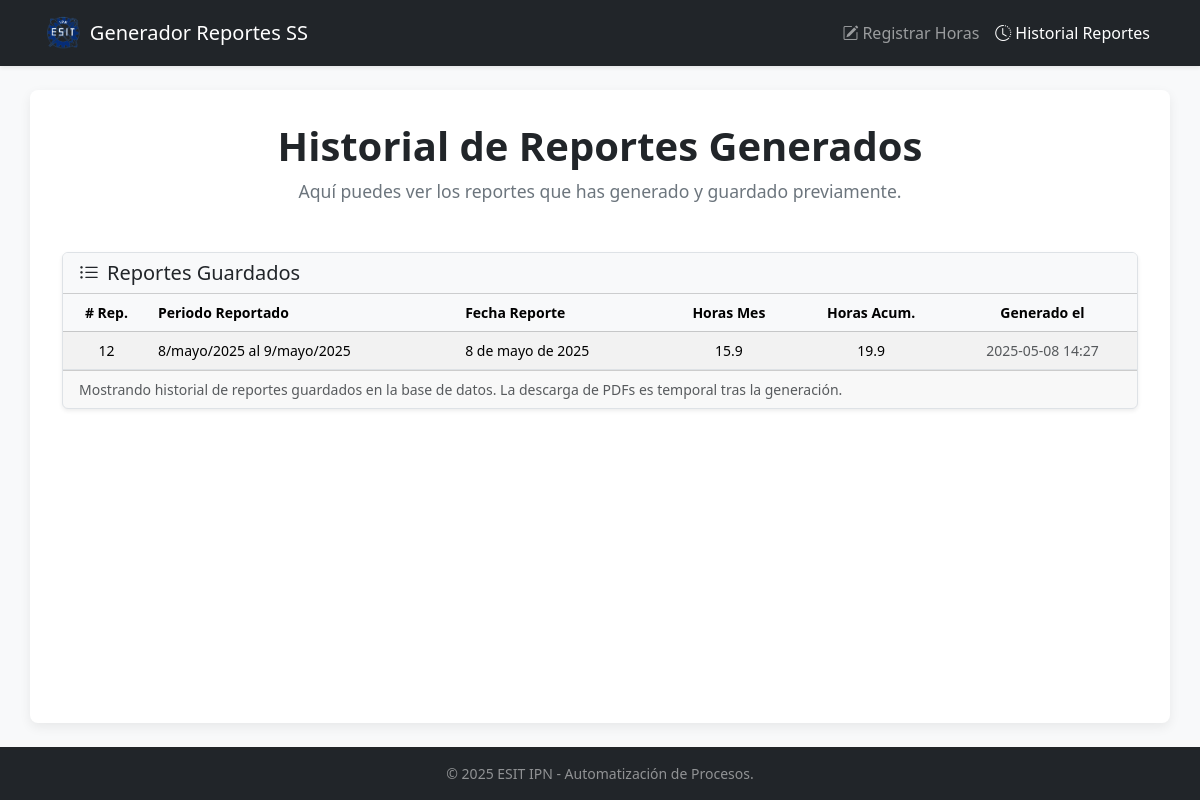
Before: /history with the older database file.
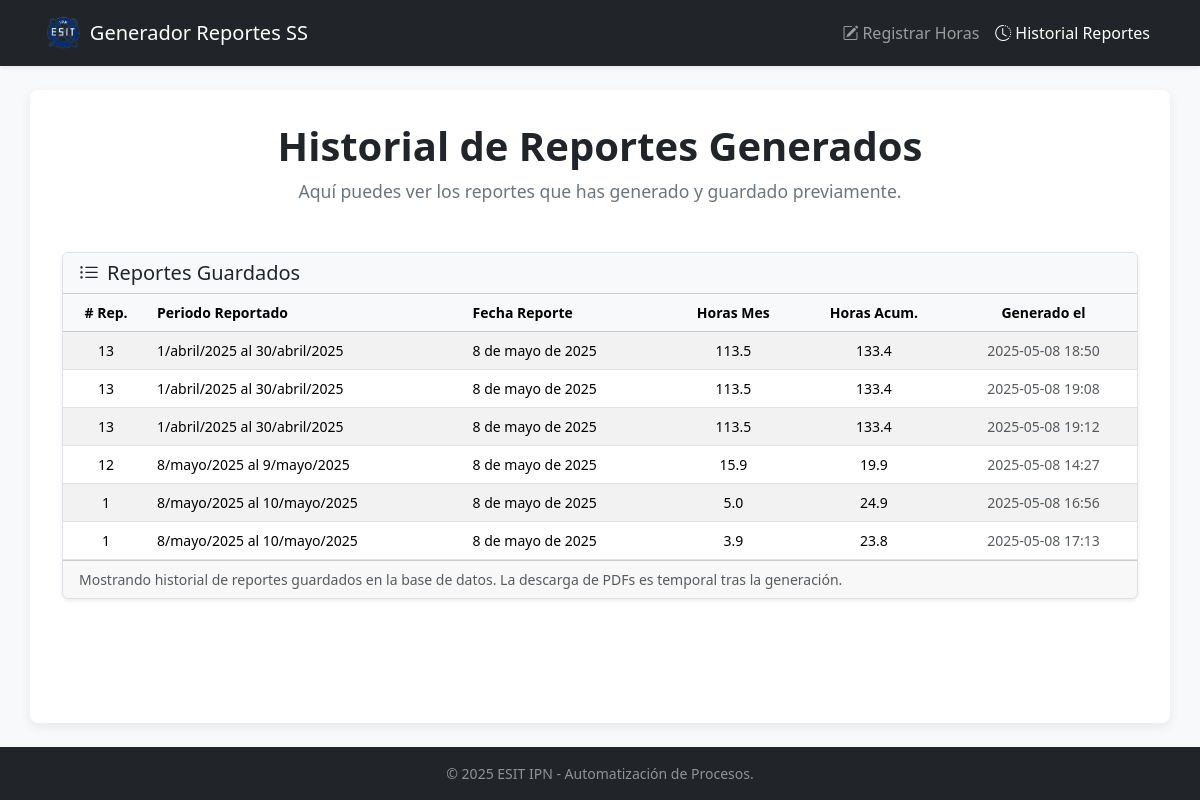
After: the same page with the newer database file.
### models.py (models this page shows, shortened)
class ReporteMetadata(db.Model):
    __tablename__ = 'reporte_metadata'
    id = db.Column(db.Integer, primary_key=True)
    prestador_boleta = db.Column(db.String(10), db.ForeignKey('prestador.boleta', ondelete='CASCADE'), nullable=False, index=True)
    report_num = db.Column(db.Integer, nullable=False)
    period_start = db.Column(db.Date, nullable=True)
    period_end = db.Column(db.Date, nullable=True)
    report_date = db.Column(db.Date, nullable=True)
    report_date_city = db.Column(db.String(100), nullable=True)
    prestatario_name = db.Column(db.String(200), nullable=True)
    authorizing_name = db.Column(db.String(150), nullable=True)
    authorizing_title = db.Column(db.String(150), nullable=True)
    activities_description = db.Column(db.Text, nullable=True)
    total_month_hours = db.Column(db.Float, nullable=True)
    accumulated_hours = db.Column(db.Float, nullable=True)
    generated_at = db.Column(db.DateTime, default=datetime.datetime.utcnow, index=True)

### app.py (the view)
@app.route('/history', methods=['GET'])
def report_history():
    prestador = Prestador.query.first()
    reports = []
    if prestador:
        reports = ReporteMetadata.query.filter_by(prestador_boleta=prestador.boleta)\
                                       .order_by(ReporteMetadata.report_num.desc())\
                                       .all()
        print(f"INFO (report_history): Encontrados {len(reports)} reportes para Boleta {prestador.boleta}")
    else:
         flash("No se encontró información del prestador para mostrar el historial. Genera tu primer reporte.", "warning")
    return render_template('report_history.html',
                           page_title="Historial de Reportes Generados",
                           reports=reports)

### app.py (called while the page is built)
@app.template_filter('format_date')
def format_date_filter(value):
    if not value: return ""
    try:
        if isinstance(value, str): date_obj = datetime.datetime.strptime(value, '%Y-%m-%d').date()
        elif isinstance(value, datetime.date): date_obj = value
        elif isinstance(value, datetime.datetime): date_obj = value.date()
        else: return value # Devolver original si no es tipo reconocible
        return babel_format_date(date_obj, format='long', locale='es')
    except Exception as e: # Capturar cualquier error de formato o tipo
        print(f"WARN (format_date_filter): Error formateando '{value}': {type(e).__name__} - {e}")
        return value # Devolver valor original si falla el formato

@app.template_filter('format_date_short')
def format_date_short_filter(value):
    if not value: return ""
    try:
        if isinstance(value, str): date_obj = datetime.datetime.strptime(value, '%Y-%m-%d').date()
        elif isinstance(value, datetime.date): date_obj = value
        elif isinstance(value, datetime.datetime): date_obj = value.date()
        else: return value
        month_name = babel_format_date(date_obj, format='MMMM', locale='es').lower()
        return f"{date_obj.day}/{month_name}/{date_obj.year}"
    except Exception as e: # Capturar cualquier error
        print(f"WARN (format_date_short_filter): Error formateando '{value}': {type(e).__name__} - {e}")
        return value

@app.context_processor
def inject_now():
    return {'now': datetime.datetime.now}

### templates/report_history.html
{% extends "base_layout.html" %}
{% block content %}
<header class="text-center mb-5">
    <h1 class="display-6 fw-bold">{{ page_title }}</h1>
    <p class="lead text-secondary">Aquí puedes ver los reportes que has generado y guardado previamente.</p>
</header>
<div class="card shadow-sm">
    <div class="card-header bg-light d-flex justify-content-between align-items-center">
        <h5 class="mb-0"><i class="bi bi-list-ul me-2"></i>Reportes Guardados</h5>
    </div>
    <div class="card-body p-0">
        {% if reports %}
            <div class="table-responsive">
                <table class="table table-striped table-hover mb-0 align-middle small">
                    <thead class="table-light">
                        <tr>
                            <th scope="col" class="text-center"># Rep.</th>
                            <th scope="col">Periodo Reportado</th>
                            <th scope="col">Fecha Reporte</th>
                            <th scope="col" class="text-center">Horas Mes</th>
                            <th scope="col" class="text-center">Horas Acum.</th>
                            <th scope="col" class="text-center">Generado el</th>
                        </tr>
                    </thead>
                    <tbody>
                        {% for report in reports %}
                        <tr>
                            <td class="text-center fw-medium">{{ report.report_num }}</td>
                            <td>{{ report.period_start | format_date_short }} al {{ report.period_end | format_date_short }}</td>
                            <td>{{ report.report_date | format_date }}</td>
                            <td class="text-center">{{ report.total_month_hours }}</td>
                            <td class="text-center">{{ report.accumulated_hours }}</td>
                            <td class="text-center text-body-secondary">
                                {{ report.generated_at.strftime('%Y-%m-%d %H:%M') if report.generated_at else 'N/D' }}
                            </td>
                        </tr>
                        {% endfor %}
                    </tbody>
                </table>
            </div>
        {% else %}
            <div class="alert alert-light mb-0 text-center border-0 py-4" role="alert">
                <i class="bi bi-info-circle fs-4 me-2 align-middle"></i>No has generado ningún reporte todavía. Ve a la <a href="{{ url_for('show_input_form') }}" class="alert-link">página de registro</a> para crear el primero.
            </div>
        {% endif %}
    </div>
     <div class="card-footer text-body-secondary small">
        Mostrando historial de reportes guardados en la base de datos. La descarga de PDFs es temporal tras la generación.
     </div>
</div>
{% endblock %}

### templates/base_layout.html (shortened to what this page needs)
<!doctype html>
<html lang="es">
<head>
    <link href="https://cdn.jsdelivr.net/npm/bootstrap@5.3.3/dist/css/bootstrap.min.css" rel="stylesheet">
    <link rel="stylesheet" href="https://cdn.jsdelivr.net/npm/bootstrap-icons@1.11.3/font/bootstrap-icons.min.css">
    <link rel="stylesheet" href="{{ url_for('static', filename='css/style.css') }}">
</head>
<body class="d-flex flex-column min-vh-100 bg-light">
    <nav class="navbar navbar-expand-lg navbar-dark bg-dark shadow-sm">
        <div class="container">
            <a class="navbar-brand d-flex align-items-center" href="{{ url_for('show_input_form') }}">
                <img src="{{ url_for('static', filename='images/logo_esit_blanco.png') }}" alt="Logo ESIT" height="40" class="d-inline-block align-text-top me-2">
                <span class="fw-light">Generador Reportes SS</span>
            </a>
            <div class="collapse navbar-collapse" id="navbarNav">
                <ul class="navbar-nav ms-auto mb-2 mb-lg-0">
                    <li class="nav-item">
                        <a class="nav-link {{ 'active' if request.endpoint == 'show_input_form' else '' }}"
                           aria-current="page"
                           href="{{ url_for('show_input_form') }}">
                           <i class="bi bi-pencil-square me-1"></i>Registrar Horas
                        </a>
                    </li>
                    <li class="nav-item">
                        <a class="nav-link {{ 'active' if request.endpoint == 'report_history' else '' }}"
                           href="{{ url_for('report_history') }}">
                           <i class="bi bi-clock-history me-1"></i>Historial Reportes
                        </a>
                    </li>
                </ul>
            </div>
        </div>
    </nav>
    <main class="container flex-grow-1 my-4">
        {% block content %}
        {% endblock %}
    </main>
    <footer class="bg-dark text-white-50 text-center py-3 mt-auto">
        <div class="container">
            <p class="mb-0 small">&copy; {{ now().year }} ESIT IPN - Automatización de Procesos.</p>
        </div>
    </footer>
</body>
</html>

### static/css/style.css (style rules this page uses)
body { font-family: 'Segoe UI', Roboto, Oxygen, Ubuntu, Cantarell, 'Open Sans', 'Helvetica Neue', sans-serif; background-color: #f4f6f9; color: #212529; }
main.container { background-color: #ffffff; padding: 2rem; border-radius: 0.5rem; box-shadow: 0 0.25rem 0.75rem rgba(0, 0, 0, 0.07); margin-top: 1.5rem; margin-bottom: 2rem; }
header .lead { color: #5a7184; font-size: 1.1rem; }
.card { border: 1px solid #dee2e6; }
.card-header { font-weight: 500; }
.table th { white-space: nowrap; }
.table td { vertical-align: middle; }

Changed rows visible on the page:
added ReporteMetadata: report_num "13", period_start "1/abril/2025", period_end "30/abril/2025", report_date "8 de mayo de 2025", total_month_hours "113.5", accumulated_hours "133.4", generated_at "2025-05-08 18:50"
added ReporteMetadata: report_num "13", period_start "1/abril/2025", period_end "30/abril/2025", report_date "8 de mayo de 2025", total_month_hours "113.5", accumulated_hours "133.4", generated_at "2025-05-08 19:08"
added ReporteMetadata: report_num "13", period_start "1/abril/2025", period_end "30/abril/2025", report_date "8 de mayo de 2025", total_month_hours "113.5", accumulated_hours "133.4", generated_at "2025-05-08 19:12"
added ReporteMetadata: report_num "1", period_start "8/mayo/2025", period_end "10/mayo/2025", report_date "8 de mayo de 2025", total_month_hours "5.0", accumulated_hours "24.9", generated_at "2025-05-08 16:56"
added ReporteMetadata: report_num "1", period_start "8/mayo/2025", period_end "10/mayo/2025", report_date "8 de mayo de 2025", total_month_hours "3.9", accumulated_hours "23.8", generated_at "2025-05-08 17:13"
